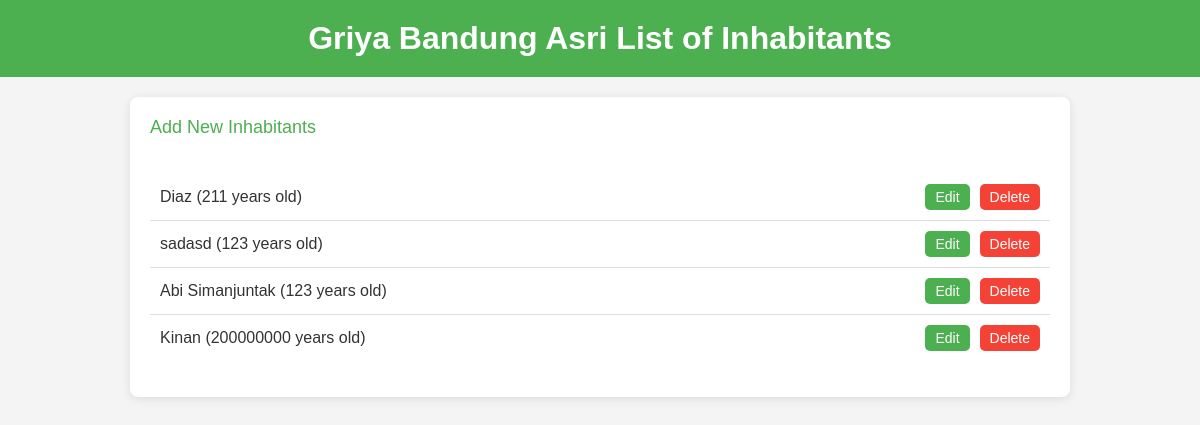
Before: / with the older database file.
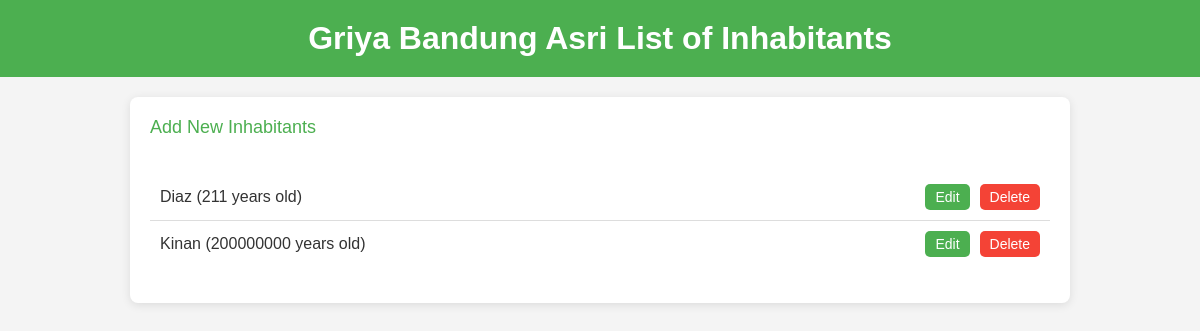
After: the same page with the newer database file.
### tables this page shows
CREATE TABLE users (
    id INTEGER PRIMARY KEY AUTOINCREMENT,
    name TEXT NOT NULL,
    age INTEGER NOT NULL
);

### app.py (the view)
@app.route('/')
def index():
    users = read_users()
    return render_template('index.html', users=users)

### app.py (called while the page is built)
def get_db_connection():
    conn = sqlite3.connect('simple_crud.db')
    conn.row_factory = sqlite3.Row  # For easier access to rows as dictionaries
    return conn

def read_users():
    conn = get_db_connection()
    cursor = conn.cursor()
    cursor.execute('SELECT * FROM users')
    users = cursor.fetchall()
    conn.close()
    return users

### templates/index.html (shortened to what this page needs)
<!DOCTYPE html>
<html lang="en">
<head>
</head>
<body>
    <header>
        <h1>Griya Bandung Asri List of Inhabitants</h1>
    </header>
    <div class="container">
        <a href="{{ url_for('add_user') }}" style="display: inline-block; margin-bottom: 20px; font-size: 18px; color: #4CAF50;">Add New Inhabitants</a>
        <ul>
            {% for user in users %}
                <li>
                    <span>{{ user.name }} ({{ user.age }} years old)</span>
                    <div class="actions">
                        <a href="{{ url_for('edit_user', id=user.id) }}">Edit</a>
                        <a href="{{ url_for('delete', id=user.id) }}" class="delete" onclick="return confirm('Are you sure?')">Delete</a>
                    </div>
                </li>
            {% endfor %}
        </ul>
    </div>
</body>
</html>

### templates/index.html (style rules this page uses)
body { font-family: Arial, sans-serif; background-color: #f4f4f4; color: #333; margin: 0; padding: 0; }
header { background-color: #4CAF50; color: white; padding: 20px; text-align: center; }
h1 { margin: 0; }
.container { max-width: 900px; margin: 20px auto; background-color: white; padding: 20px; border-radius: 8px; box-shadow: 0 2px 10px rgba(0, 0, 0, 0.1); }
a { color: #4CAF50; text-decoration: none; }
ul { list-style-type: none; padding: 0; }
li { border-bottom: 1px solid #ddd; padding: 10px; display: flex; justify-content: space-between; align-items: center; }
li:last-child { border-bottom: none; }
.actions { display: flex; gap: 10px; }
.actions a { background-color: #4CAF50; color: white; padding: 5px 10px; border-radius: 5px; text-decoration: none; font-size: 14px; }
.actions a.delete { background-color: #f44336; }

Changed rows visible on the page:
removed users: name "sadasd", age "123"
removed users: name "Abi Simanjuntak", age "123"
